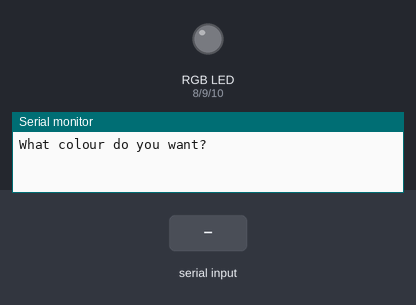
Bench run of a sketch on a simulated Arduino Uno, built with avr-gcc and run on an emulated ATmega328P. Shown: an RGB LED mixed from three pins (HIGH = lit), the last lines printed to the serial monitor. Inputs (shaded band) come from the test bench.

Above: at 1.2 s.
1.3 s: "red" received over Serial
At 2.9 s:
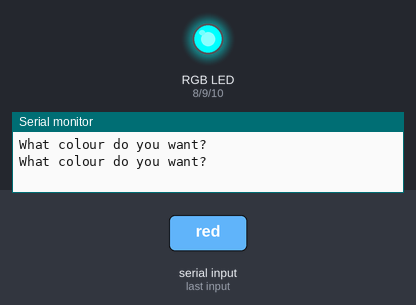
3.8 s: "green" received over Serial
At 6.0 s:
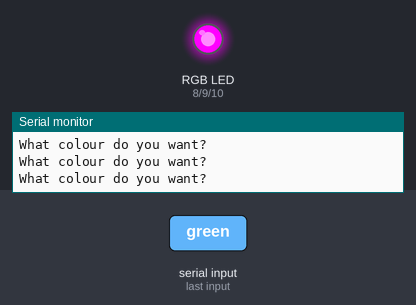
6.3 s: "blue" received over Serial
At 7.9 s:
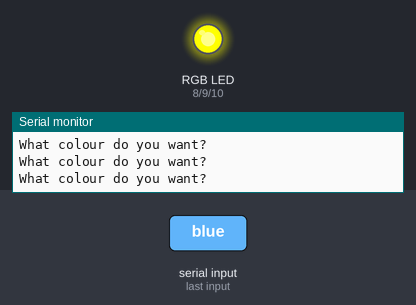
8.8 s: "off" received over Serial
At 11.0 s:
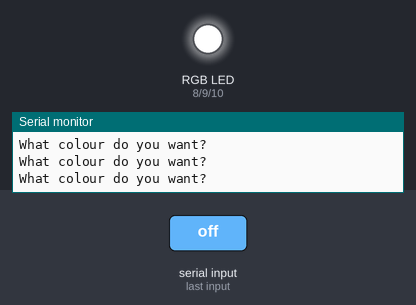
11.3 s: "yellow" received over Serial
At 13.0 s:
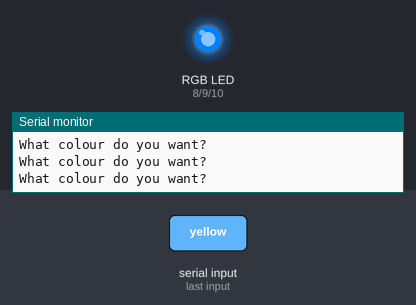
13.8 s: "aqua" received over Serial
At 16.1 s:
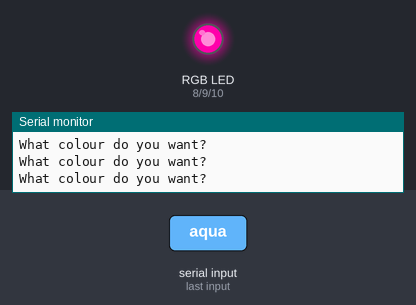
Timing chart, 0 to 17.3 s (numbered marks = the images above; inputs shaded):
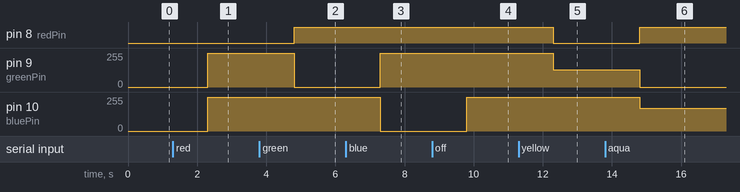

The sketch:

RGB.ino
```cpp
int redPin=8;
int greenPin=9;
int bluePin=10;
String myColour;
String msg="What colour do you want?";

void setup() {
  // put your setup code here, to run once:
  Serial.begin(9600);
  pinMode(redPin,OUTPUT);
  pinMode(greenPin,OUTPUT);
  pinMode(bluePin,OUTPUT);
}

void loop() {
  // put your main code here, to run repeatedly:
  Serial.println(msg);
  while ( Serial.available()==0){

  }
 myColour=Serial.readString();

  if (myColour=="red"){
    digitalWrite(redPin,LOW);
    digitalWrite(greenPin,HIGH);
    digitalWrite(bluePin,HIGH);

  }
 if (myColour=="green"){
    digitalWrite(redPin,HIGH);
    digitalWrite(greenPin,LOW);
    digitalWrite(bluePin,HIGH);

}
 if (myColour=="blue"){
    digitalWrite(redPin,HIGH );
    digitalWrite(greenPin,HIGH);
    digitalWrite(bluePin,LOW);
 }


 if (myColour=="off"){
    digitalWrite(redPin,HIGH );
    digitalWrite(greenPin,HIGH);
    digitalWrite(bluePin,HIGH);
 }
 if (myColour=="yellow"){
    analogWrite(redPin,0);
    analogWrite(greenPin,128);
    analogWrite(bluePin,255);
 }
 if (myColour=="aqua"){
    analogWrite(redPin,255);
    analogWrite(greenPin,0);
    analogWrite(bluePin,170);
 }
 if (myColour=="cyan"){
    analogWrite(redPin,255);
    analogWrite(greenPin,0);
    analogWrite(bluePin,0);
 }
 if (myColour=="magenta"){
    analogWrite(redPin,0);
    analogWrite(greenPin,255);
    analogWrite(bluePin,0);
 }
 }
```

Measured:
- after the input at 1.3 s, pin 9 (greenPin), pin 10 (bluePin): 0/255 → 255/255 after 1.0 s
- after the input at 3.8 s, pin 8 (redPin): LOW → HIGH after 1.0 s; pin 9 (greenPin): 255/255 → 0/255 after 1.0 s
- after the input at 6.3 s, pin 9 (greenPin): 0/255 → 255/255 after 1.0 s; pin 10 (bluePin): 255/255 → 0/255 after 1.0 s
- after the input at 8.8 s, pin 10 (bluePin): 0/255 → 255/255 after 1.0 s
- after the input at 11.3 s, pin 8 (redPin): HIGH → LOW after 1.0 s; pin 9 (greenPin): 255/255 → 128/255 after 1.0 s
- after the input at 13.8 s, pin 8 (redPin): LOW → HIGH after 1.0 s; pin 9 (greenPin): 128/255 → 0/255 after 1.0 s; pin 10 (bluePin): 255/255 → 170/255 after 1.0 s
